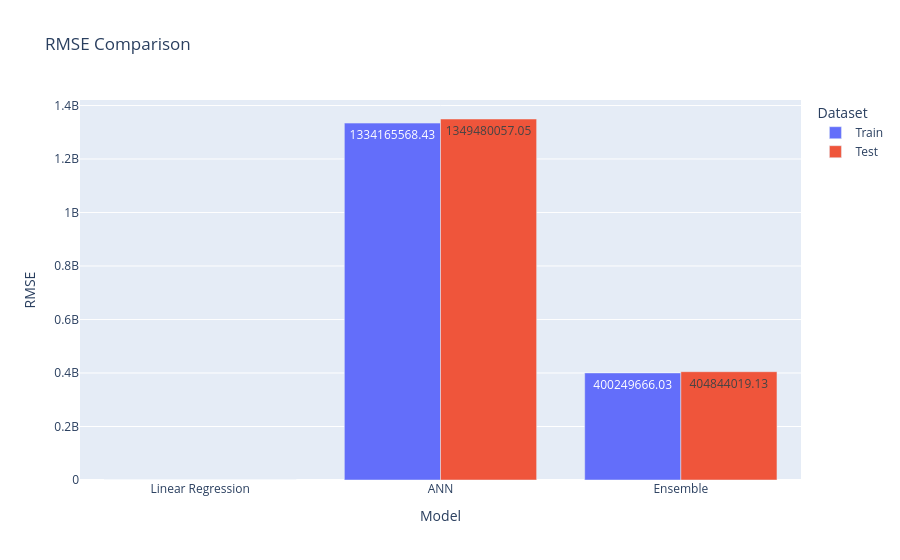
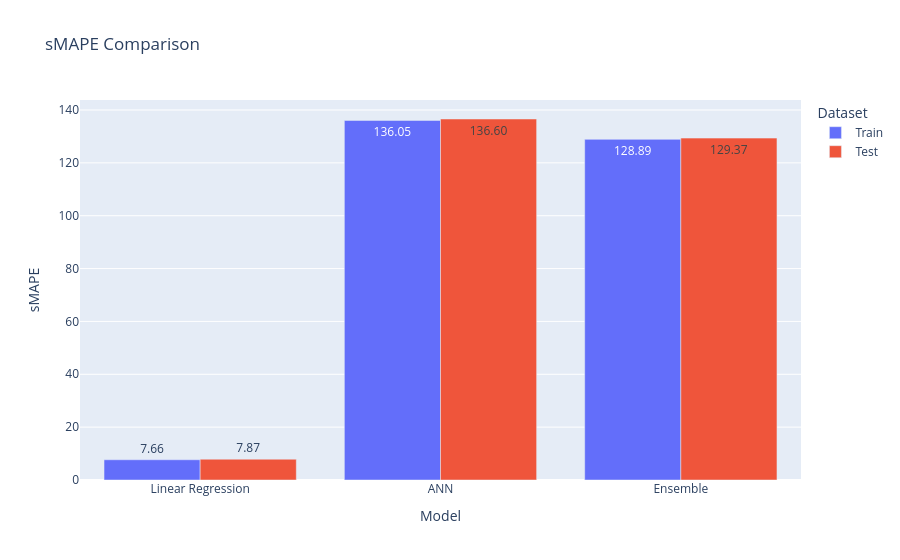

Notebook source saved alongside these figures, in order:
### Markdown cell above
### Results

### Code cell
rmse_plot(results_all)
smape_plot(results_all)

### Figure 1 — Plotly figure (JSON) as saved in the notebook; plotly's stock layout.template omitted (floating-point values rounded to 4 significant figures)
{"data": [{"alignmentgroup": "True", "hovertemplate": "Dataset=Train<br>Model=%{x}<br>RMSE=%{y}<extra></extra>", "legendgroup": "Train", "marker": {"color": "#636efa", "pattern": {"shape": ""}}, "name": "Train", "offsetgroup": "Train", "orientation": "v", "showlegend": true, "textposition": "auto", "texttemplate": "%{y:.2f}", "type": "bar", "x": ["Linear Regression", "ANN", "Ensemble"], "xaxis": "x", "y": [114.3, 1334000000.0, 400200000.0], "yaxis": "y"}, {"alignmentgroup": "True", "hovertemplate": "Dataset=Test<br>Model=%{x}<br>RMSE=%{y}<extra></extra>", "legendgroup": "Test", "marker": {"color": "#EF553B", "pattern": {"shape": ""}}, "name": "Test", "offsetgroup": "Test", "orientation": "v", "showlegend": true, "textposition": "auto", "texttemplate": "%{y:.2f}", "type": "bar", "x": ["Linear Regression", "ANN", "Ensemble"], "xaxis": "x", "y": [129.5, 1349000000.0, 404800000.0], "yaxis": "y"}], "layout": {"barmode": "group", "legend": {"title": {"text": "Dataset"}, "tracegroupgap": 0}, "title": {"text": "RMSE Comparison"}, "xaxis": {"anchor": "y", "domain": [0, 1], "title": {"text": "Model"}}, "yaxis": {"anchor": "x", "domain": [0, 1], "title": {"text": "RMSE"}}}}

### Figure 2 — Plotly figure (JSON) as saved in the notebook; plotly's stock layout.template omitted (floating-point values rounded to 4 significant figures)
{"data": [{"alignmentgroup": "True", "hovertemplate": "Dataset=Train<br>Model=%{x}<br>sMAPE=%{y}<extra></extra>", "legendgroup": "Train", "marker": {"color": "#636efa", "pattern": {"shape": ""}}, "name": "Train", "offsetgroup": "Train", "orientation": "v", "showlegend": true, "textposition": "auto", "texttemplate": "%{y:.2f}", "type": "bar", "x": ["Linear Regression", "ANN", "Ensemble"], "xaxis": "x", "y": [7.664, 136.1, 128.9], "yaxis": "y"}, {"alignmentgroup": "True", "hovertemplate": "Dataset=Test<br>Model=%{x}<br>sMAPE=%{y}<extra></extra>", "legendgroup": "Test", "marker": {"color": "#EF553B", "pattern": {"shape": ""}}, "name": "Test", "offsetgroup": "Test", "orientation": "v", "showlegend": true, "textposition": "auto", "texttemplate": "%{y:.2f}", "type": "bar", "x": ["Linear Regression", "ANN", "Ensemble"], "xaxis": "x", "y": [7.874, 136.6, 129.4], "yaxis": "y"}], "layout": {"barmode": "group", "legend": {"title": {"text": "Dataset"}, "tracegroupgap": 0}, "title": {"text": "sMAPE Comparison"}, "xaxis": {"anchor": "y", "domain": [0, 1], "title": {"text": "Model"}}, "yaxis": {"anchor": "x", "domain": [0, 1], "title": {"text": "sMAPE"}}}}
